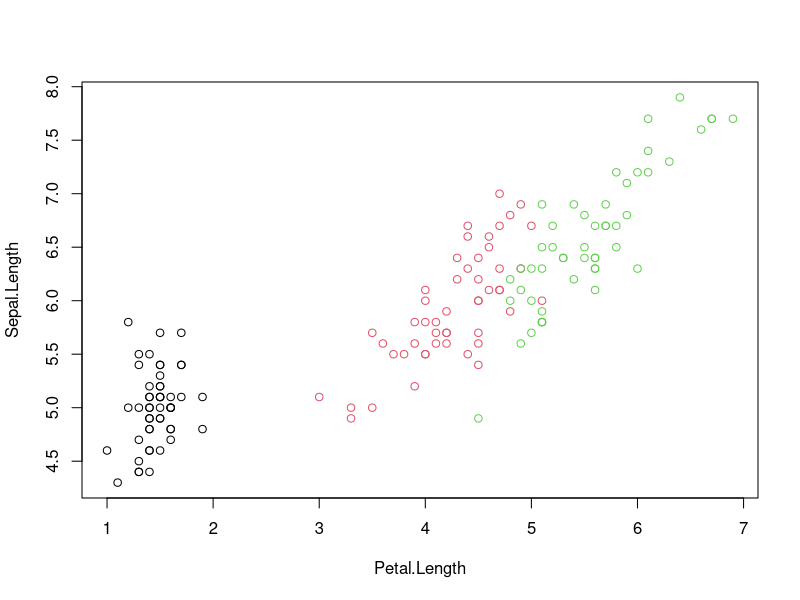
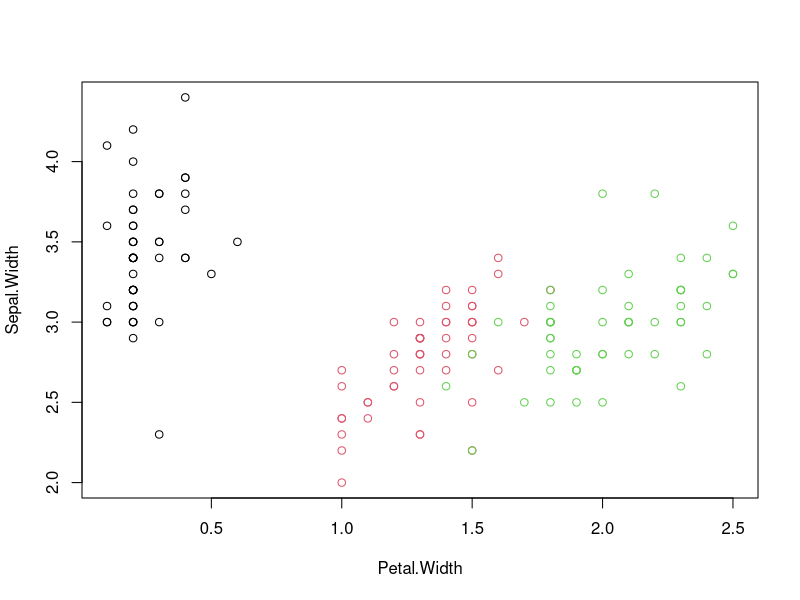
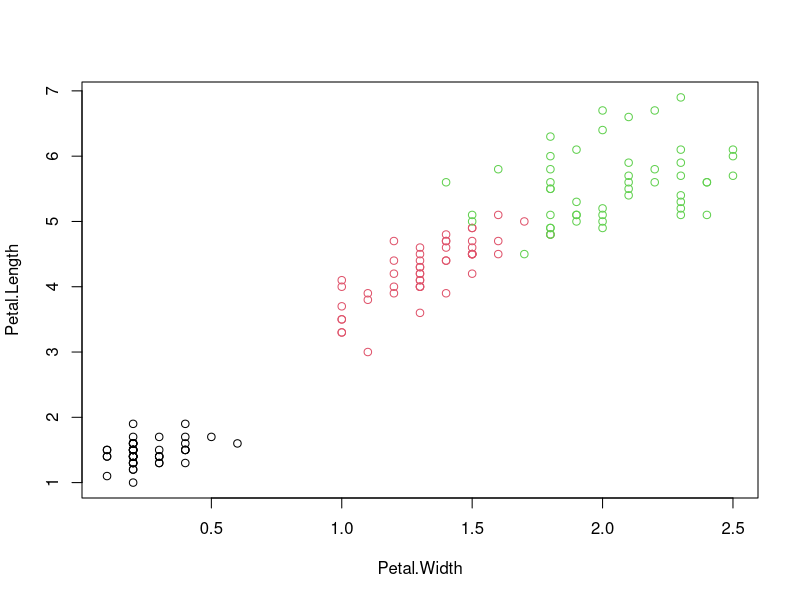
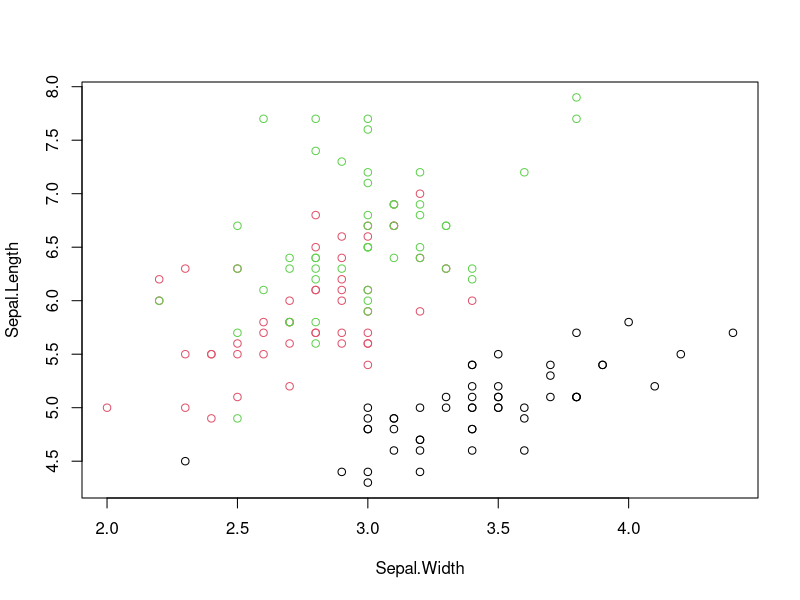
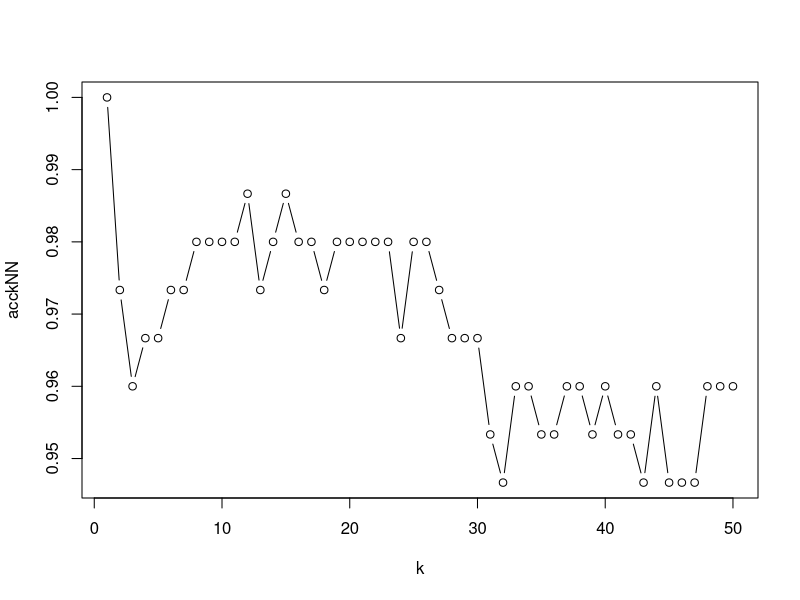
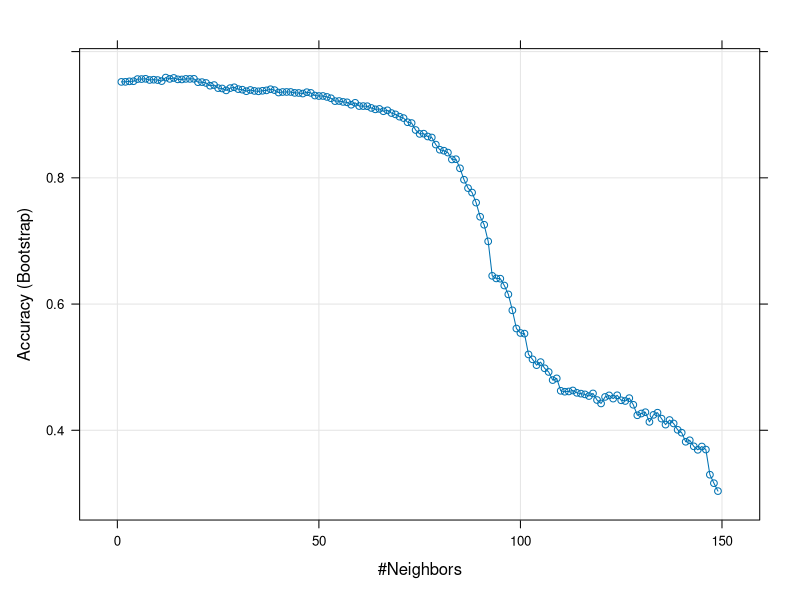
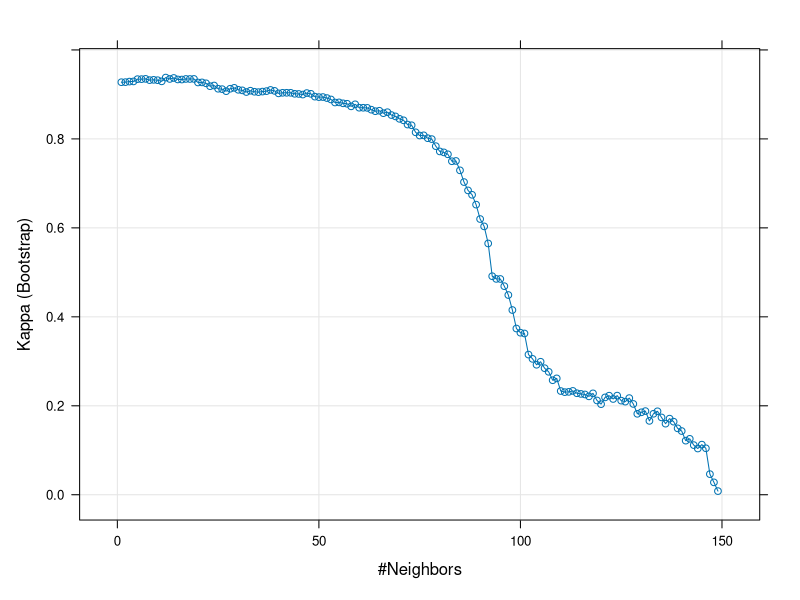

The R script that drew these images, in order:
#----metoda kNN----

head(iris)

# zrób wykresy rozrzutu wybranych par zmiennych numerycznych, serie względem zmiennej Species

plot(data=iris,Sepal.Length~Petal.Length,col=Species)
plot(data=iris,Sepal.Width~Petal.Width,col=Species)
plot(data=iris,Petal.Length~Petal.Width,col=Species)
plot(data=iris,Sepal.Length~Sepal.Width,col=Species)

# model kNN
library(caret)
model_kNN <- knn3(x = iris[,-5], # macierz zmiennych objaśniających
                  y = iris[,5],  # zmienna celu
                  k=3            # liczba sąsiadów
                  )


predict(model_kNN, iris[,-5], type = "class")
predict(model_kNN, iris[,-5], type = "prob")



# jaki jest odsetek trafnych przewidywań ogółem i w podziale na gatunki? 



# macierz pomyłek
tab=table(predicted=predict(model_kNN, iris[,-5], type = "class"),true=iris$Species)
tab

# accuracy
sum(diag(tab))/nrow(iris)



# znajdź k, które maksymalizuje accuracy





# stwórz wykres accuracy w zależności od k





# odpowiedź

k=50
acckNN=rep(0,k)
for(i in 1:k)
{
  model_kNN <- knn3(x = iris[,-5],y = iris[,5],k=i)
  tab <- table(predicted=predict(model_kNN, iris[,-5], type = "class"),true=iris$Species)
  acckNN[i] <- sum(diag(tab))/nrow(iris)
}  

acckNN
plot(y = acckNN,x=1:k,type="b",xlab="k")



# kNN z wykorzystaniem funkcji train
set.seed(1)
names(getModelInfo())
modelLookup('knn')

model_kNN <- train(x = iris[,-5],
                   y = iris[,5],
                   method = "knn",
                   preProcess = NULL, # scale?
                   metric = "Accuracy",
                   tuneGrid = data.frame(k=1:149))

plot(model_kNN)
plot(model_kNN,metric = "Kappa") #Cohen's Kappa 

model_kNN$bestTune

predict(model_kNN, iris[,-5], type = "raw") # odpowiednik 'class' dla funkcji knn3
predict(model_kNN, iris[,-5], type = "prob")

# confusion matrix
tab=table(predicted=predict(model_kNN, iris[,-5], type = "raw"),true=iris$Species)
tab/nrow(iris)
sum(diag(tab))/nrow(iris)

# confusion matrix z pakietu caret
caret::confusionMatrix(data=predict(model_kNN, iris[,-5], type = "raw"),
                       reference=iris$Species)

caret::confusionMatrix(model_kNN)


# do którego gatunku zakwalifikowałbyś kwiat?
x=c(6.1,3.0,4.4,1.5)
x










# odpowiedź

x=data.frame(matrix(x,nrow = 1))
colnames(x)=colnames(iris[,-5])


predict(model_kNN,newdata = x, type = "prob")
predict(model_kNN,newdata = x, type = "raw")



